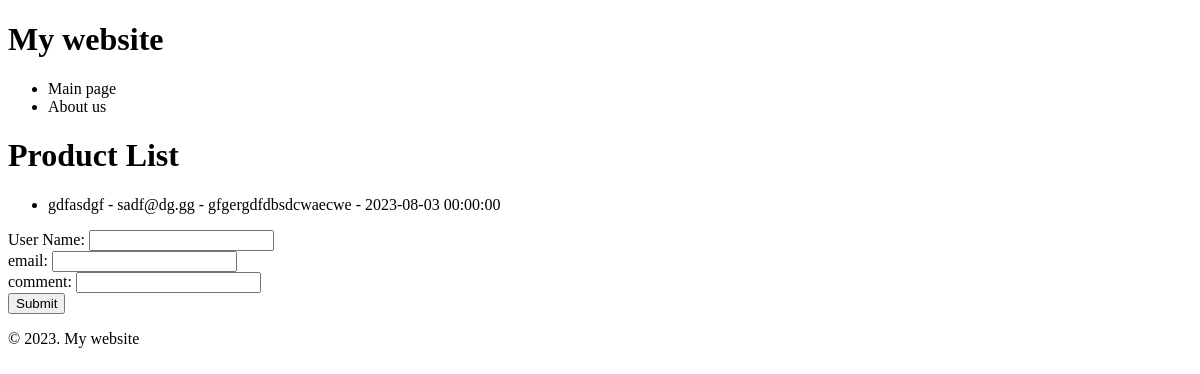
Before: / with the older database file.
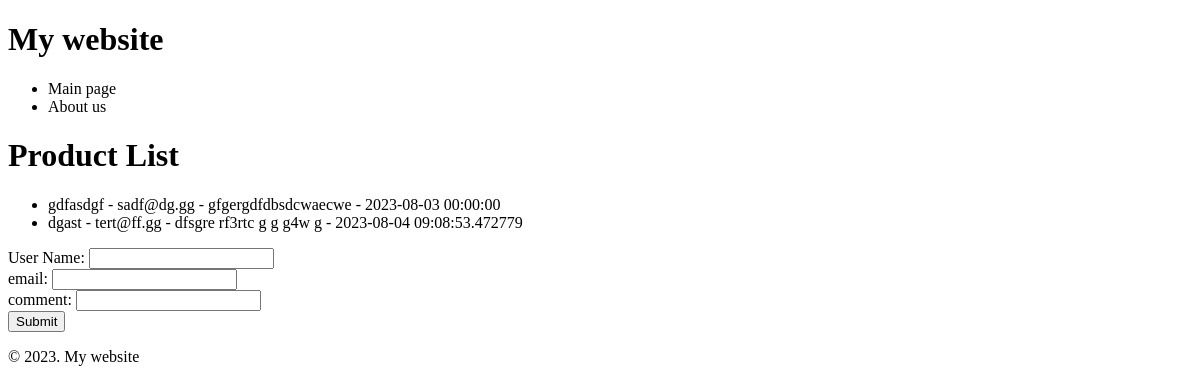
After: the same page with the newer database file.
### app.py (models this page shows)
class Comments(db.Model):
    id = db.Column(db.Integer, primary_key=True)
    username = db.Column(db.String(100), nullable=False)
    user_email = db.Column(db.String(100), nullable=False)
    comment = db.Column(db.Text, nullable=False)
    date_posted = db.Column(db.DateTime, default=datetime.utcnow)

### app.py (the view, shortened to what this page needs)
@app.route('/', methods=['POST', 'GET'])
def index():
    with app.app_context():
        comments = Comments.query.all()
    return render_template('index.html', comments=comments)

### templates/index.html (shortened to what this page needs)
{% extends "./base.html" %}
{% block content %}
<h1>Product List</h1>
<ul>
    {% for comment in comments %}
        <li>{{ comment.username }} - {{ comment.user_email }} - {{ comment.comment }} - {{ comment.date_posted }}</li>
    {% endfor %}
</ul>
<form method="POST" action="/">
    <label for="username">User Name:</label>
    <input type="text" id="username" name="username" required><br>
    <label for="email">email:</label>
    <input type="email" id="email" name="email" required><br>
    <label for="comment">comment:</label>
    <input type="text" id="comment" name="comment" required><br>
    <input type="submit" value="Submit">
</form>
{% endblock %}

### templates/base.html (shortened to what this page needs)
<!DOCTYPE html>
<html lang="en">
<head>
</head>
<body>
    <header>
        <h1>My website</h1>
    </header>
    <nav>
        <ul>
            <li><a>Main page</a></li>
            <li><a >About us</a></li>
        </ul>
    </nav>
    <main>
        {% block content %}{% endblock %}
    </main>
    <footer>
        <p>© 2023. My website</p>
    </footer>
</body>
</html>

Changed rows visible on the page:
added Comments: username "dgast", user_email "tert@ff.gg", comment "dfsgre rf3rtc g g g4w g", date_posted "2023-08-04 09:08:53.472779"
